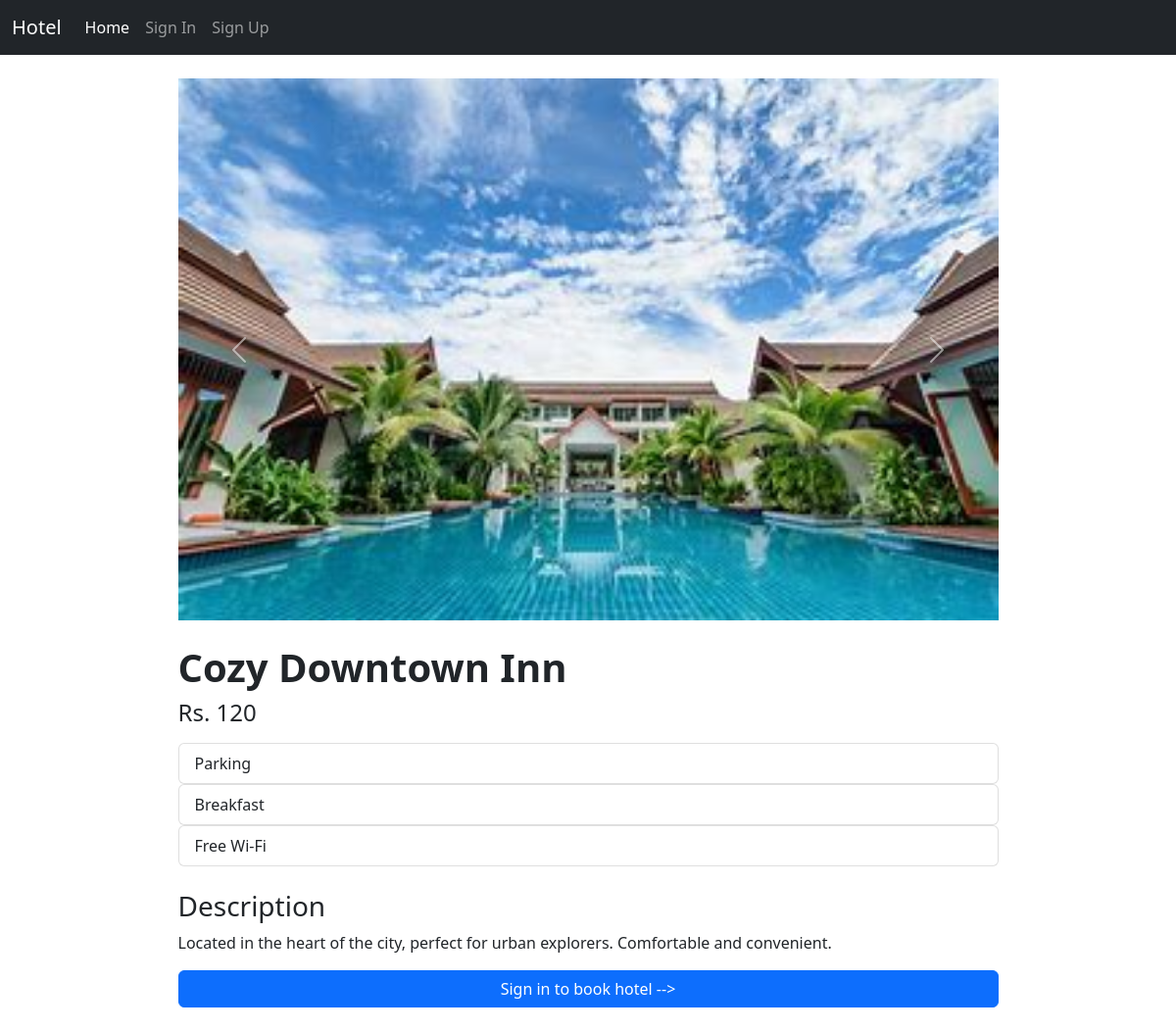
Screenshot of /hotel/3977a787-92c6-4985-8865-7b85daf01224 with the database file from the repository.
### home/models.py (models this page shows, shortened)
class BaseModel(models.Model):
    uid = models.UUIDField(default=uuid.uuid4   , editable=False , primary_key=True)
    created_at = models.DateField(auto_now_add=True)
    updated_at = models.DateField(auto_now_add=True)
    class Meta:
        abstract = True
        ordering=['uid']

class HotelImages(BaseModel):
    hotel= models.ForeignKey(Hotel ,related_name="images", on_delete=models.CASCADE)
    images = models.ImageField(upload_to="hotels")

class Hotel(BaseModel):
    hotel_name= models.CharField(max_length=100)
    hotel_price = models.IntegerField()
    description = models.TextField()
    amenities = models.ManyToManyField(Amenities)
    room_count = models.IntegerField(default=10)

class Amenities(BaseModel):
    amenity_name = models.CharField(max_length=100)

### home/views.py (the view, shortened to what this page needs)
# urls.py: path('hotel/<uid>',get_hotel,name='get_hotel'),
def get_hotel(request, uid):
    hotel = Hotel.objects.get(uid=uid)
    context = {'hotel': hotel}
    context['date'] = datetime.today().strftime('%Y-%m-%d')
    return render(request, 'home/hotel.html', context)

### templates/home/hotel.html (shortened to what this page needs)
{% extends 'home/base.html' %}
{% block body %}
<div class=" container mt-4">
    <div id="carouselExampleControls" class="carousel slide w-75 m-auto" data-bs-ride="carousel">
        <div class="carousel-inner">
            {% for i in hotel.images.all %}
            <div class="carousel-item active">
                <img src="/media/{{i.images}}" class="d-block w-100" alt="...">
            </div>
            {% endfor %}
        </div>
        <button class="carousel-control-prev" type="button" data-bs-target="#carouselExampleControls"
            data-bs-slide="prev">
            <span class="carousel-control-prev-icon" aria-hidden="true"></span>
        </button>
        <button class="carousel-control-next" type="button" data-bs-target="#carouselExampleControls"
            data-bs-slide="next">
            <span class="carousel-control-next-icon" aria-hidden="true"></span>
        </button>
    </div>
    <div class="mt-4 mb-4  w-75 m-auto">
        <h1 class="fw-bold">{{hotel.hotel_name|title}}</h1>
        <h4 class="mt-2 mb-3">Rs. {{hotel.hotel_price}}</h4>
        {% for i in hotel.amenities.all %}
        <ul class="list-group ">
            <li class="list-group-item">{{i.amenity_name}}</li>
        </ul>
        {% endfor %}
        <div class="mt-4">
            <h3>Description</h3>
            <p>
                {{hotel.description}}
            </p>
            {% if request.user.is_authenticated %}
            <div class="card">
                <div class="card-body">
                    <form method='POST'>
                        {% csrf_token %}
                        <label for="startDate" class='mt-3'>
                            Check In
                        </label>
                        <input type="date" name="startDate" class="form-control" id="startDate" name="startDate" min={{date}}
                        {% if startdate %}
                        value="{{startdate}}"
                        {% endif %}
                        >
                        <label for="endDate" class="mt-3">
                            Check Out
                        </label>
                        <input type="date" name="endDate" class="form-control" id="endDate" name="endDate" min={{date}}
                        {% if enddate %}
                        value="{{enddate}}"
                        {% endif %}
                        >
                        <div class='d-grid'>
                            <button class="btn mt-3 btn-primary" type='submit'>
                                Book Now
                            </button>
                        </div>
                    </form>
                </div>
            </div>
            {% else %}
            <div class="d-grid ">
                <a class="btn btn-primary" href="{% url 'signin' %}" type="button">Sign in to book hotel --> </a>
              </div>
            {% endif %}
        </div>
    </div>
</div>
{% endblock body %}

### templates/home/hotel.html (style rules this page uses)
.list-group { list-style-type: disc !important; }

### rows the page displays
HotelImages: images (picture)
Hotel: hotel_name "Cozy Downtown Inn", hotel_price "120", description "Located in the heart of the city, perfect for urban explorers. Comfortable and convenient."
Amenities: amenity_name "Parking"
Amenities: amenity_name "Breakfast"
Amenities: amenity_name "Free Wi-Fi"
